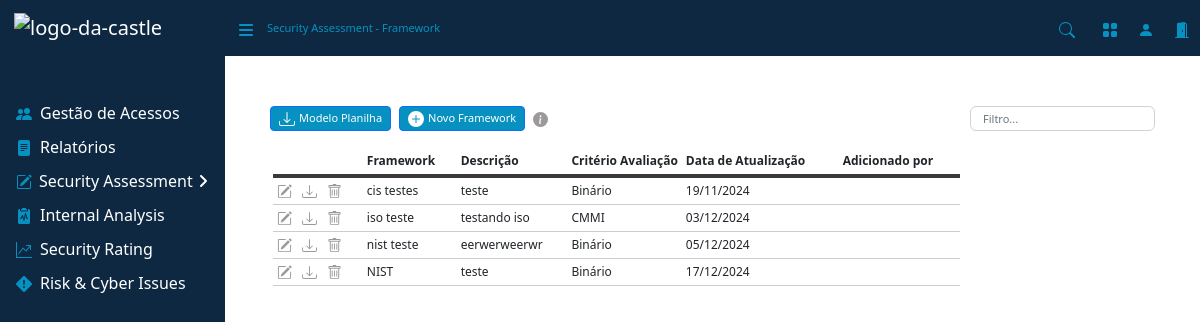
The page /framework/ on the database as committed earlier.
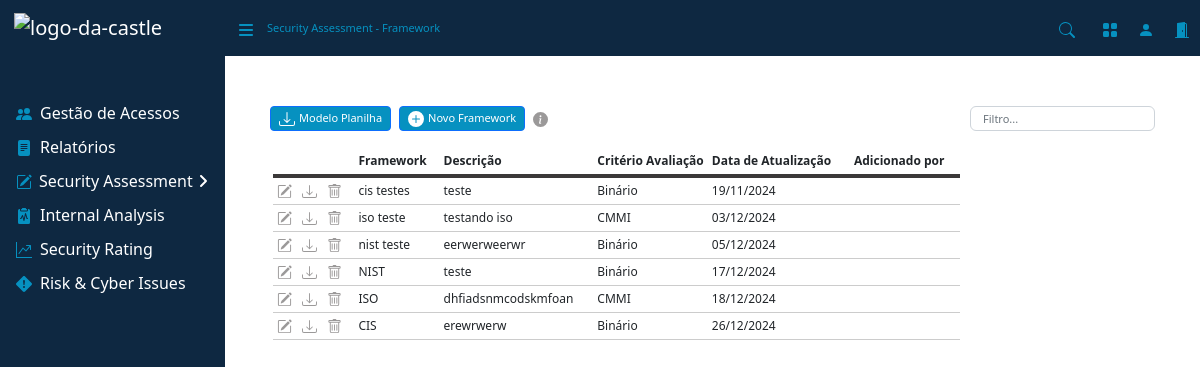
The same page on the database as committed later.
### assessment/models.py (models this page shows, shortened)
class FrameworkModel(models.Model):
    BINARIO = 'Binário'
    CMMI = 'CMMI'
    CONFORMIDADE = 'Conformidade'
    CRITERIO_CHOICES = [
        (BINARIO, 'Binário'),
        (CMMI, 'CMMI'),
        (CONFORMIDADE, 'Conformidade'),
    ]
    nome = models.CharField(max_length=100)
    descricao = models.TextField()
    criterio = models.CharField(max_length=20, choices=CRITERIO_CHOICES)
    excel_file = models.FileField(upload_to='uploads/')# Define para salvar na pasta media
    data_upload = models.DateField(auto_now_add=True)
    is_proprio = models.BooleanField(default=False)  # Campo booleano para checkbox

### assessment/views/framework.py (the view, shortened to what this page needs)
# urls.py: path('framework/', views.Framework.as_view(), name='framework'),
class Framework(View):
    template_name = 'paginas/framework.html'
    def get(self, request):
        frameworks = FrameworkModel.objects.all()
        form1 = MeuModeloForm()  # Inicializa o formulário no GET
        form2 = MeuModeloEditForm()
        return render(request, self.template_name, {
            'frameworks': frameworks,
            'form1': form1, # Passa o formulário de upload para o template
            'form2': form2  # Passa o formulário de edição para o template
        })

### assessment/forms.py
class MeuModeloForm(forms.ModelForm):
    class Meta:
        model = FrameworkModel
        fields = ['nome', 'descricao', 'criterio', 'is_proprio', 'excel_file']
        widgets = {
            'nome': forms.TextInput(attrs={'class': 'form-control font-small'}),
            'descricao': forms.Textarea(attrs={'class': 'form-control', 'style': 'font-size: 11px;', 'rows': 3}),
            'criterio': forms.Select(attrs={'class': 'form-select font-small', 'style': 'font-size: 10px;'}),
            'is_proprio': forms.CheckboxInput(attrs={'class': 'form-check-input'}),
            'excel_file': forms.ClearableFileInput(attrs={'class': 'form-control form-control-sm font-small'}),
        }
        labels = {
            'nome': 'Nome',
            'descricao': 'Descrição',
            'criterio': 'Critério',
            'is_proprio': 'Framework próprio?',
            'excel_file': 'Arquivo',
        }
    def __init__(self, *args, **kwargs):
        super(MeuModeloForm, self).__init__(*args, **kwargs)
        self.helper = FormHelper()
        self.helper.form_class = 'form-horizontal'
        self.helper.label_class = 'col-md-3 mb-0'
        self.helper.field_class = 'col-md-9'

### assessment/templates/paginas/framework.html (shortened to what this page needs)
{% extends 'base.html' %}
{% load crispy_forms_tags %}
{% block nav %}
    <div class="d-none d-md-inline-block sb-sidenav-menu-heading font-small" style="color: #0691c0;">
        Security Assessment - Framework
    </div>
{% endblock %}
{% block content %}
<main>
    <div class="d-flex mb-3" style="margin-top: 50px; margin-left: 45px">
        <button type="button" id="downloadIcon" onclick="window.location.href='{% url 'download_file' 'framework_generico.xlsx' %}'" class="btn btn-primary btn-sm font-small text-center d-flex align-items-center justify-content-center me-2">
            Modelo Planilha
        </button>
        <button type="button" class="btn btn-primary btn-sm font-small text-center d-flex align-items-center justify-content-center me-2" data-bs-toggle="modal" data-bs-target="#uploadModal">
            <svg width="16" height="16" fill="currentColor" class="bi bi-plus-circle-fill me-1" viewBox="0 0 16 16">
                <path d="M16 8A8 8 0 1 1 0 8a8 8 0 0 1 16 0M8.5 4.5a.5.5 0 0 0-1 0v3h-3a.5.5 0 0 0 0 1h3v3a.5.5 0 0 0 1 0v-3h3a.5.5 0 0 0 0-1h-3z"/>
            </svg>
            Novo Framework
        </button>
        <span id="infoicon">
        </span>
        <div class="ms-auto" style="margin-right: 45px">
            <input style="max-width:200px;" type="text" id="filtro" class="font-small form-control" placeholder="Filtro...">
        </div>
    </div>
    <div>
        <div class="table-responsive font-middle px-5">
            <table class="table-sm">
                <thead>
                    <tr>
                        <th scope="col"></th>
                        <th scope="col">Framework</th>
                        <th scope="col" class="col-lg">Descrição</th>
                        <th scope="col" class="col-2">Critério Avaliação</th>
                        <th scope="col">Data de Atualização</th>
                        <th scope="col">Adicionado por</th>
                    </tr>
                </thead>
                <tbody id="tabelaFrame">
                    {% for framework in frameworks %}
                    <tr>
                        <td>
                            <div class="icon-container" style="display: flex; gap: 10px;">
                                <span class="editar-framework" data-id="{{ framework.id }}" data-bs-toggle="modal" data-bs-target="#editarFrameworkModal">
                                </span>
                                {% if framework.excel_file %}
                                    <span id="downloadIcon" onclick="window.location.href='{{ framework.excel_file.url }}'">
                                    </span>
                                {% else %}
                                    <p>Nenhum arquivo disponível para download</p>
                                {% endif %}
                                <span class="btn-delete" data-id="{{ framework.id }}" data-bs-toggle="modal" data-bs-target="#confirmDeleteModal">
                                </span>
                            </div>
                        </td>
                        <td>{{ framework.nome }}</td>
                        <td>{{ framework.descricao }}</td>
                        <td>{{ framework.criterio }}</td>
                        <td>{{ framework.data_upload|date:"d/m/Y" }}</td>
                        <td></td>
                    </tr>
                    {% empty %}
                    <tr>
                        <td colspan="6">Nenhum framework registrados.</td>
                    </tr>
                    {% endfor %}
                </tbody>
            </table>
        </div>
    </div>
</main>
{% endblock %}

Rows that differ between the two databases and show on the page:
added FrameworkModel: nome "ISO", descricao "dhfiadsnmcodskmfoan", criterio "CMMI", data_upload "18/12/2024"
added FrameworkModel: nome "CIS", descricao "erewrwerw", criterio "Binário", data_upload "26/12/2024"
